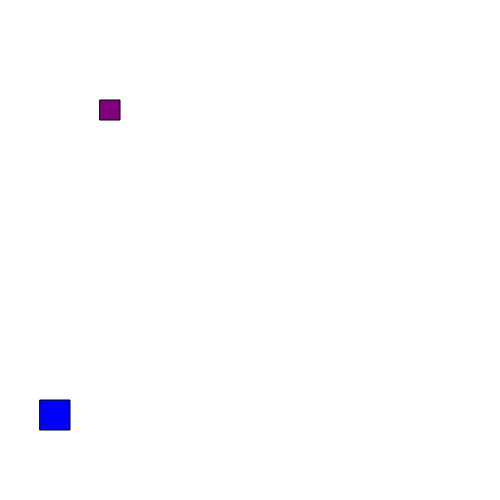
Frame 1 (no input)
Frame 60 (no input): identical to frame 1, image omitted
Frame 120 (the mouse pressed at the canvas centre since frame 60): identical to frame 1, image omitted

The p5.js sketch that drew this single still picture (run headless with seeded random() and noise() and a simulated clock; from frame 60 on, the mouse is pressed at the canvas centre):

// p5.js sketch
// ── sketch.js
var posX = 100;
var posY = 100;
var boxSize = 10;
var color1 = "red";

function setup() {
  // put setup code here
  createCanvas(500,500);
}

function draw() {
  background(255);
  // put drawing code here
  //basic function
  // squareBox();
// function with parameters
squareBox(100,100,20,"purple");
var square1check = checkBox(100,100,20);
console.log(square1check);
if(square1check == true){
  //do an action
  background("purple");
}
squareBox(40,400,30,"blue");
var square2check = checkBox(40,400,30);
console.log(square2check);
if(square2check == true){
  //do an action
  background("blue");
}

}

//basic function
// function squareBox(){
//   fill(color1);
//   rect(posX, posY, boxSize, boxSize);
// }

//function with parameters
function squareBox(tempX, tempY, tempSize, tempColor){
  fill(tempColor);
  rect(tempX, tempY, tempSize, tempSize);
}

function checkBox(checkX, checkY, checkSize){
  //Create a hitzone module
  if(mouseX > checkX && mouseX < checkX+checkSize && mouseY > checkY && mouseY < checkY + checkSize){
  console.log("over");
  return true;
}else{
  console.log("off");
return false;
}
}
